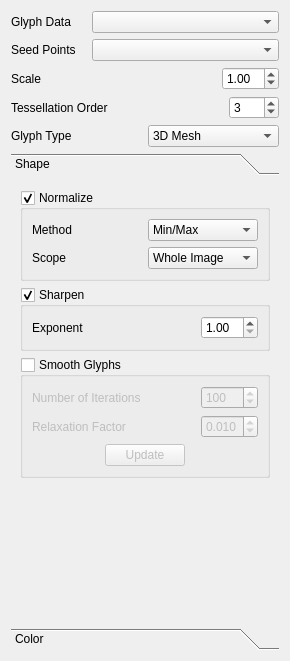
<?xml version="1.0" encoding="UTF-8"?>
<ui version="4.0">
 <class>GeometryGlyphsForm</class>
 <widget class="QWidget" name="GeometryGlyphsForm">
  <property name="geometry">
   <rect>
    <x>0</x>
    <y>0</y>
    <width>290</width>
    <height>661</height>
   </rect>
  </property>
  <property name="windowTitle">
   <string>Form</string>
  </property>
  <layout class="QVBoxLayout" name="verticalLayout">
   <item>
    <layout class="QGridLayout" name="dataGLayout">
     <item row="0" column="0">
      <widget class="QLabel" name="glyphDataLabel">
       <property name="sizePolicy">
        <sizepolicy hsizetype="Fixed" vsizetype="Preferred">
         <horstretch>0</horstretch>
         <verstretch>0</verstretch>
        </sizepolicy>
       </property>
       <property name="text">
        <string>Glyph Data</string>
       </property>
      </widget>
     </item>
     <item row="1" column="0">
      <widget class="QLabel" name="seedPointsLabel">
       <property name="sizePolicy">
        <sizepolicy hsizetype="Fixed" vsizetype="Preferred">
         <horstretch>0</horstretch>
         <verstretch>0</verstretch>
        </sizepolicy>
       </property>
       <property name="text">
        <string>Seed Points   </string>
       </property>
      </widget>
     </item>
     <item row="0" column="1">
      <widget class="QComboBox" name="glyphDataCombo"/>
     </item>
     <item row="1" column="1">
      <widget class="QComboBox" name="seedPointsCombo"/>
     </item>
    </layout>
   </item>
   <item>
    <layout class="QHBoxLayout" name="scaleHLayout">
     <property name="topMargin">
      <number>0</number>
     </property>
     <item>
      <widget class="QLabel" name="scaleLabel">
       <property name="text">
        <string>Scale</string>
       </property>
      </widget>
     </item>
     <item>
      <widget class="QDoubleSpinBox" name="scaleSpin">
       <property name="sizePolicy">
        <sizepolicy hsizetype="Fixed" vsizetype="Fixed">
         <horstretch>0</horstretch>
         <verstretch>0</verstretch>
        </sizepolicy>
       </property>
       <property name="minimumSize">
        <size>
         <width>50</width>
         <height>0</height>
        </size>
       </property>
       <property name="minimum">
        <double>0.100000000000000</double>
       </property>
       <property name="maximum">
        <double>10.000000000000000</double>
       </property>
       <property name="singleStep">
        <double>0.100000000000000</double>
       </property>
       <property name="value">
        <double>1.000000000000000</double>
       </property>
      </widget>
     </item>
    </layout>
   </item>
   <item>
    <layout class="QHBoxLayout" name="tessHLayout">
     <item>
      <widget class="QLabel" name="tessLabel">
       <property name="text">
        <string>Tessellation Order</string>
       </property>
      </widget>
     </item>
     <item>
      <widget class="QSpinBox" name="tessSpin">
       <property name="sizePolicy">
        <sizepolicy hsizetype="Fixed" vsizetype="Fixed">
         <horstretch>0</horstretch>
         <verstretch>0</verstretch>
        </sizepolicy>
       </property>
       <property name="minimumSize">
        <size>
         <width>50</width>
         <height>0</height>
        </size>
       </property>
       <property name="minimum">
        <number>2</number>
       </property>
       <property name="maximum">
        <number>6</number>
       </property>
       <property name="value">
        <number>3</number>
       </property>
      </widget>
     </item>
    </layout>
   </item>
   <item>
    <layout class="QHBoxLayout" name="glyphTypeHLayout">
     <item>
      <widget class="QLabel" name="glyphTypeLabel">
       <property name="text">
        <string>Glyph Type</string>
       </property>
      </widget>
     </item>
     <item>
      <widget class="QComboBox" name="glyphTypeCombo">
       <item>
        <property name="text">
         <string>3D Mesh</string>
        </property>
       </item>
       <item>
        <property name="text">
         <string>Line Star</string>
        </property>
       </item>
      </widget>
     </item>
    </layout>
   </item>
   <item>
    <widget class="QToolBox" name="toolBox">
     <property name="sizePolicy">
      <sizepolicy hsizetype="Preferred" vsizetype="Expanding">
       <horstretch>0</horstretch>
       <verstretch>0</verstretch>
      </sizepolicy>
     </property>
     <property name="currentIndex">
      <number>0</number>
     </property>
     <widget class="QWidget" name="shapePage">
      <property name="geometry">
       <rect>
        <x>0</x>
        <y>0</y>
        <width>272</width>
        <height>451</height>
       </rect>
      </property>
      <attribute name="label">
       <string>Shape</string>
      </attribute>
      <layout class="QVBoxLayout" name="verticalLayout_5">
       <item>
        <widget class="QGroupBox" name="normalizeGroup">
         <property name="title">
          <string>Normalize</string>
         </property>
         <property name="checkable">
          <bool>true</bool>
         </property>
         <layout class="QVBoxLayout" name="verticalLayout_2">
          <item>
           <layout class="QGridLayout" name="normOptionsGLayout">
            <item row="0" column="0">
             <widget class="QLabel" name="normMethodLabel">
              <property name="text">
               <string>Method</string>
              </property>
             </widget>
            </item>
            <item row="0" column="1">
             <widget class="QComboBox" name="normMethodCombo">
              <item>
               <property name="text">
                <string>Min/Max</string>
               </property>
              </item>
              <item>
               <property name="text">
                <string>Maximum</string>
               </property>
              </item>
             </widget>
            </item>
            <item row="1" column="0">
             <widget class="QLabel" name="normScopeLabel">
              <property name="text">
               <string>Scope</string>
              </property>
             </widget>
            </item>
            <item row="1" column="1">
             <widget class="QComboBox" name="normScopeCombo">
              <item>
               <property name="text">
                <string>Whole Image</string>
               </property>
              </item>
              <item>
               <property name="text">
                <string>Seed Points</string>
               </property>
              </item>
              <item>
               <property name="text">
                <string>Local Voxel</string>
               </property>
              </item>
             </widget>
            </item>
           </layout>
          </item>
         </layout>
        </widget>
       </item>
       <item>
        <widget class="QGroupBox" name="sharpenGroup">
         <property name="title">
          <string>Sharpen</string>
         </property>
         <property name="checkable">
          <bool>true</bool>
         </property>
         <layout class="QVBoxLayout" name="verticalLayout_3">
          <item>
           <layout class="QHBoxLayout" name="sharpenPowerHLayout">
            <item>
             <widget class="QLabel" name="sharpenPowerLabel">
              <property name="text">
               <string>Exponent</string>
              </property>
             </widget>
            </item>
            <item>
             <widget class="QDoubleSpinBox" name="sharpenPowerSpin">
              <property name="sizePolicy">
               <sizepolicy hsizetype="Fixed" vsizetype="Fixed">
                <horstretch>0</horstretch>
                <verstretch>0</verstretch>
               </sizepolicy>
              </property>
              <property name="minimum">
               <double>1.000000000000000</double>
              </property>
              <property name="maximum">
               <double>16.000000000000000</double>
              </property>
              <property name="singleStep">
               <double>0.100000000000000</double>
              </property>
             </widget>
            </item>
           </layout>
          </item>
         </layout>
        </widget>
       </item>
       <item>
        <widget class="QGroupBox" name="smoothGroup">
         <property name="title">
          <string>Smooth Glyphs</string>
         </property>
         <property name="checkable">
          <bool>true</bool>
         </property>
         <property name="checked">
          <bool>false</bool>
         </property>
         <layout class="QVBoxLayout" name="verticalLayout_4">
          <item>
           <layout class="QGridLayout" name="smoothGLayout">
            <item row="0" column="0">
             <widget class="QLabel" name="smoothIterLabel">
              <property name="text">
               <string>Number of Iterations</string>
              </property>
             </widget>
            </item>
            <item row="0" column="1">
             <widget class="QSpinBox" name="smoothIterSpin">
              <property name="sizePolicy">
               <sizepolicy hsizetype="Minimum" vsizetype="Fixed">
                <horstretch>0</horstretch>
                <verstretch>0</verstretch>
               </sizepolicy>
              </property>
              <property name="minimum">
               <number>1</number>
              </property>
              <property name="maximum">
               <number>200</number>
              </property>
              <property name="singleStep">
               <number>10</number>
              </property>
              <property name="value">
               <number>100</number>
              </property>
             </widget>
            </item>
            <item row="1" column="0">
             <widget class="QLabel" name="smoothRelaxLabel">
              <property name="text">
               <string>Relaxation Factor</string>
              </property>
             </widget>
            </item>
            <item row="1" column="1">
             <widget class="QDoubleSpinBox" name="smoothRelaxSpin">
              <property name="sizePolicy">
               <sizepolicy hsizetype="Fixed" vsizetype="Fixed">
                <horstretch>0</horstretch>
                <verstretch>0</verstretch>
               </sizepolicy>
              </property>
              <property name="decimals">
               <number>3</number>
              </property>
              <property name="minimum">
               <double>0.001000000000000</double>
              </property>
              <property name="maximum">
               <double>0.100000000000000</double>
              </property>
              <property name="singleStep">
               <double>0.001000000000000</double>
              </property>
              <property name="value">
               <double>0.010000000000000</double>
              </property>
             </widget>
            </item>
           </layout>
          </item>
          <item>
           <layout class="QHBoxLayout" name="smoothUpdateHLayout">
            <item>
             <spacer name="smoothUpdateSpacerA">
              <property name="orientation">
               <enum>Qt::Horizontal</enum>
              </property>
              <property name="sizeHint" stdset="0">
               <size>
                <width>40</width>
                <height>20</height>
               </size>
              </property>
             </spacer>
            </item>
            <item>
             <widget class="QPushButton" name="smoothUpdateButton">
              <property name="text">
               <string>Update</string>
              </property>
             </widget>
            </item>
            <item>
             <spacer name="smoothUpdateSpacerB">
              <property name="orientation">
               <enum>Qt::Horizontal</enum>
              </property>
              <property name="sizeHint" stdset="0">
               <size>
                <width>40</width>
                <height>20</height>
               </size>
              </property>
             </spacer>
            </item>
           </layout>
          </item>
         </layout>
        </widget>
       </item>
       <item>
        <spacer name="shapeSpacer">
         <property name="orientation">
          <enum>Qt::Vertical</enum>
         </property>
         <property name="sizeHint" stdset="0">
          <size>
           <width>20</width>
           <height>40</height>
          </size>
         </property>
        </spacer>
       </item>
      </layout>
     </widget>
     <widget class="QWidget" name="colorPage">
      <property name="geometry">
       <rect>
        <x>0</x>
        <y>0</y>
        <width>223</width>
        <height>136</height>
       </rect>
      </property>
      <attribute name="label">
       <string>Color</string>
      </attribute>
      <layout class="QVBoxLayout" name="verticalLayout_6">
       <item>
        <layout class="QHBoxLayout" name="colorMethodHLayout">
         <item>
          <widget class="QLabel" name="colorMethodLabel">
           <property name="sizePolicy">
            <sizepolicy hsizetype="Fixed" vsizetype="Preferred">
             <horstretch>0</horstretch>
             <verstretch>0</verstretch>
            </sizepolicy>
           </property>
           <property name="text">
            <string>Method:   </string>
           </property>
          </widget>
         </item>
         <item>
          <widget class="QComboBox" name="colorMethodCombo">
           <item>
            <property name="text">
             <string>Direction (RGB)</string>
            </property>
           </item>
           <item>
            <property name="text">
             <string>Weighted Direction (RGB)</string>
            </property>
           </item>
           <item>
            <property name="text">
             <string>Scalar Volume (LUT)</string>
            </property>
           </item>
           <item>
            <property name="text">
             <string>Radius (LUT)</string>
            </property>
           </item>
          </widget>
         </item>
        </layout>
       </item>
       <item>
        <widget class="QLabel" name="colorScalarsLabel">
         <property name="enabled">
          <bool>false</bool>
         </property>
         <property name="text">
          <string>Scalar Volume</string>
         </property>
        </widget>
       </item>
       <item>
        <widget class="QComboBox" name="colorScalarsCombo">
         <property name="enabled">
          <bool>false</bool>
         </property>
         <item>
          <property name="text">
           <string>None</string>
          </property>
         </item>
        </widget>
       </item>
       <item>
        <widget class="QLabel" name="colorLUTLabel">
         <property name="enabled">
          <bool>false</bool>
         </property>
         <property name="text">
          <string>Look-Up Table</string>
         </property>
        </widget>
       </item>
       <item>
        <widget class="QComboBox" name="colorLUTCombo">
         <property name="enabled">
          <bool>false</bool>
         </property>
         <item>
          <property name="text">
           <string>Default</string>
          </property>
         </item>
        </widget>
       </item>
       <item>
        <spacer name="colorSpacer">
         <property name="orientation">
          <enum>Qt::Vertical</enum>
         </property>
         <property name="sizeHint" stdset="0">
          <size>
           <width>20</width>
           <height>40</height>
          </size>
         </property>
        </spacer>
       </item>
      </layout>
     </widget>
    </widget>
   </item>
  </layout>
 </widget>
 <resources/>
 <connections/>
</ui>
